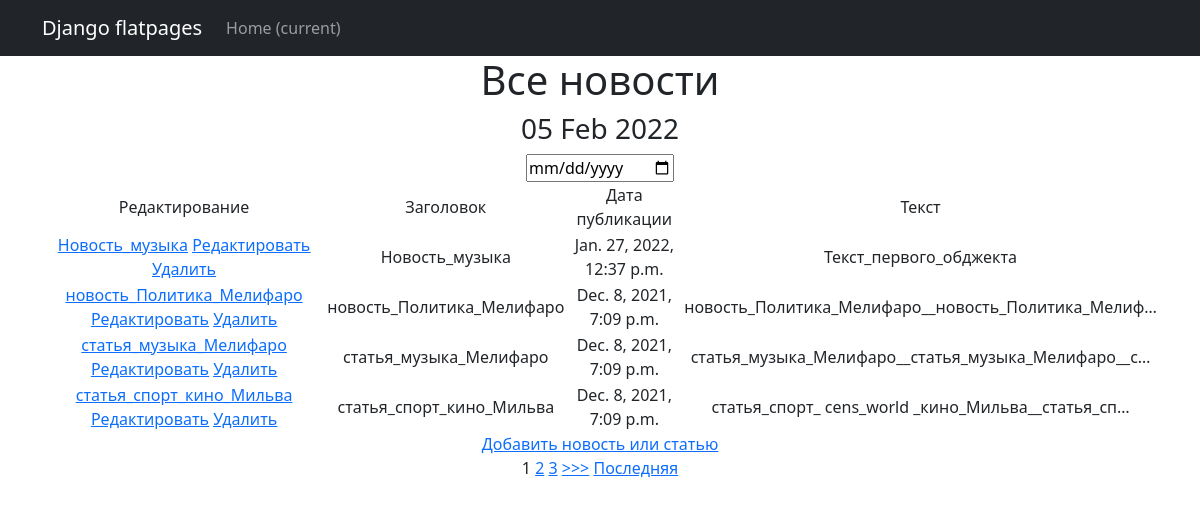
Page /news/ on the committed database.
### news/models.py (models this page shows, shortened)
class Post(models.Model):
    stat = 's'
    new = 'n'
    POST_TYPE = [
        (stat, "Статья"),
        (new, "Новость")
    ]
    author = models.ForeignKey(Author, on_delete=models.CASCADE)
    post_type = models.CharField(max_length=1, choices=POST_TYPE, default=stat)
    created = models.DateTimeField(auto_now_add=True)
    category = models.ManyToManyField(Category, through='PostCategory')
    title = models.CharField(max_length=256)
    text = models.TextField()
    rating = models.IntegerField(default=0)

### news/views.py (the view, shortened to what this page needs)
# urls.py: path('', PostsList.as_view()),
class PostsList(ListView):
    model = Post
    template_name = 'posts.html'
    context_object_name = 'news'
    queryset = Post.objects.order_by('-id')
    paginate_by = 1
    form_class = PostForm
    def get_context_data(self, **kwargs):
        context = super().get_context_data(**kwargs)
        context['time_now'] = datetime.utcnow()
        context['filter'] = PostFilter(self.request.GET, queryset=self.get_queryset())
        context['categories'] = Category.objects.all()
        context['form'] = PostForm()
        return context

### news/forms.py
class PostForm(ModelForm):
    class Meta:
        model = Post
        fields = ['author', 'text', 'category', 'title']

### news/templatetags/custom_filters.py (called while the page is built)
@register.filter(name='censor')
def censor(value):
    cens_words = ['word1', 'word2']
    text = set(value.split())
    for i in text:
        for j in cens_words:
            if i == j:
                return value.replace(i, '*' * len(i))
    return value

### templates/posts.html (shortened to what this page needs)
{% extends 'flatpages/default.html' %}
{% load custom_filters %}
{% block content %}
    <h1>Все новости</h1>
    <h3>{{ time_now|date:'d M Y' }}</h3>
        <div>
            <input type="date" id="bday" name="bday">
        </div>
    {% if news %}
                <table>
            <tr>
                <td>
                    Редактирование
                </td>
                <td>
                    Заголовок
                </td>
                <td>
                    Дата публикации
                </td>
                <td>
                    Текст
                </td>
            </tr>
                    {% for post in filter.qs %}
            <tr>
                 <td>
                     <a href="{% url 'post_detail' post.id %}">{{ post.title | censor }}</a>
                     <a href="{% url 'post_update' post.id %}"><u>Редактировать</u></a>
                     <a href="{% url 'post_delete' post.id %}"><u>Удалить</u></a>
                 </td>
                 <td>
                    {{post.title}}
                </td>
                <td>
                    {{post.created}}
                </td>
                <td>
                    {{post.text|truncatechars:50}}
                </td>
            </tr>
                    {% endfor %}
        </table>
<a href="{% url 'post_create' %}">Добавить новoсть или статью</a> <br>
    {% else %}
        <h4>Новостей нет!</h4>
    {% endif %}
{% if is_paginated %}
    {% for num in page_obj.paginator.page_range %}
        {% if page_obj.number == num %}
            <a>{{ num }}</a>
        {% elif num > page_obj.number|add:'-3' and num < page_obj.number|add:'3' %}
            <a href="?page={{ num }}">{{ num }}</a>
        {% endif %}
    {% endfor %}
    {% if page_obj.has_next %}
        <a href="?page={{ page_obj.next_page_number }}">>>></a>
        <a href="?page={{ page_obj.paginator.num_pages }}">Последняя</a>
    {% endif %}
{% endif %}
{% endblock content %}

### rows in the picture
Post: title|censor "Новость_музыка", title "Новость_музыка", created "Jan. 27, 2022, 12:37 p.m.", text "Текст_первого_обджекта"
Post: title|censor "новость_Политика_Мелифаро", title "новость_Политика_Мелифаро", created "Dec. 8, 2021, 7:09 p.m.", text "новость_Политика_Мелифаро__новость_Политика_Мелиф…"
Post: title|censor "статья_музыка_Мелифаро", title "статья_музыка_Мелифаро", created "Dec. 8, 2021, 7:09 p.m.", text "статья_музыка_Мелифаро__статья_музыка_Мелифаро__с…"
Post: title|censor "статья_спорт_кино_Мильва", title "статья_спорт_кино_Мильва", created "Dec. 8, 2021, 7:09 p.m.", text "статья_спорт_ cens_world _кино_Мильва__статья_сп…"

### other values in the picture
{{ time_now|date:'d M Y' }} "05 Feb 2022"
{{ num }} "1"
{{ num }} "2" "3"
